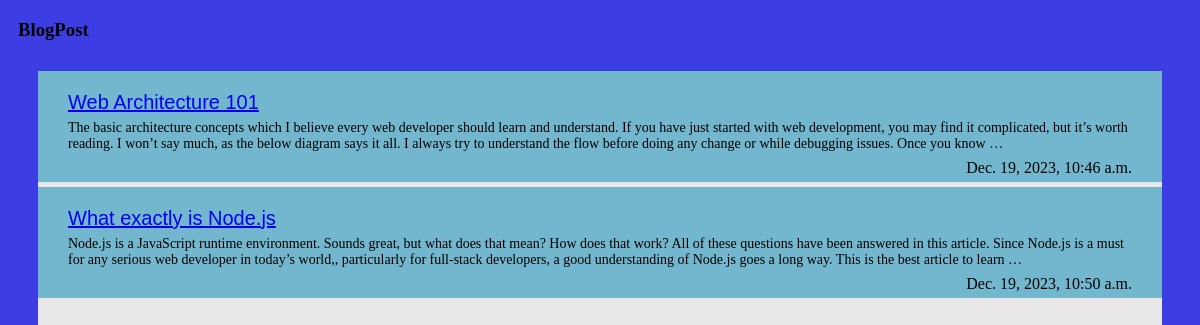
The app's page /, older data.
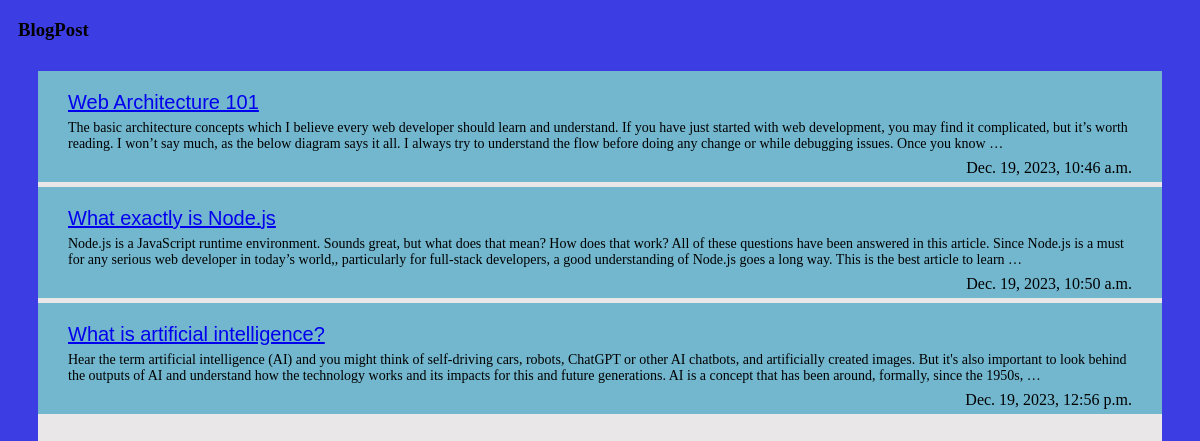
The same page, newer data.
### manage_blog/models.py (models this page shows)
class UserPost(models.Model):
    title = models.CharField(max_length=250)
    content = models.TextField()
    timestamp = models.DateTimeField(auto_now=True)

### manage_blog/views.py (the view)
# urls.py: path('', views.index, name='index'),
def index(request):
    blog_posts = UserPost.objects.all().order_by('timestamp')
    return render(request, 'index.html', {'blog_posts': blog_posts})

### Templates/index.html (shortened to what this page needs)
{% load static %}
<!DOCTYPE html>
<html lang="en">
<head>
    <link rel="stylesheet" href="{% static 'style/index.css' %}">
</head>
<body>
    <div>
        <div class="logo">
            <h3>BlogPost</h3>
        </div>
        <div class="main container">
            {% for blog_post in blog_posts %}
            <div class="blog-container">
                <div class="title"><a href="{% url 'blog_page' key=blog_post.id %}">{{blog_post.title}}</a></div>
                <div class="discription">{{blog_post.content|truncatewords:60}}</div>
                <div class="timestamp">{{blog_post.timestamp}}</div>
            </div>
            {% endfor %}
        </div>
    </div>
</body>
</html>

### static/style/index.css (style rules this page uses)
body { background-color: rgb(61, 61, 228); }
.logo { margin-top: 5px; margin-left: 10px; }
.main, .container { height: 90vh; width: auto; margin-top: 30px; margin-left: 30px; margin-right: 30px; background-color: rgb(233, 231, 231); }
.blog-container { background-color: rgb(115, 183, 206); position: relative; padding-top: 20px; padding-left: 30px; padding-right: 30px; margin-bottom: 5px; }
.title { font-family: Arial, Helvetica, sans-serif; font-weight: 500; color: black; font-size: 20px; margin-bottom: 6px; }
.discription { font-family: 'Times New Roman', Times, serif; font-size: 14px; padding-bottom: 30px; }
.timestamp { position: absolute; bottom: 5px; right: 30px; }

Row changes from the older to the newer data that the page shows:
added UserPost: title "What is artificial intelligence?", content "Hear the term artificial intelligence (AI) and you might think of self-driving cars, robots, ChatGPT or other AI chatbots, and artificially created images. But it's also important to look behind the outputs of AI and understand how the technology works and its impacts for this and future generations. AI is a concept that has been around, formally, since the 1950s, …", timestamp "Dec. 19, 2023, 12:56 p.m."
